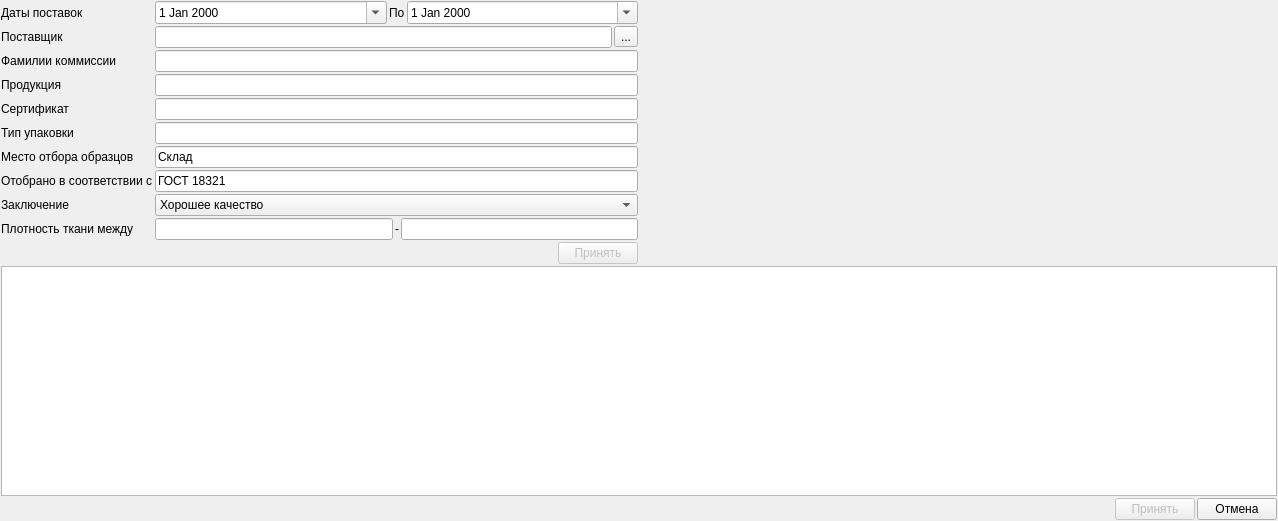
<?xml version="1.0" encoding="UTF-8"?>
<ui version="4.0">
 <class>Dialog</class>
 <widget class="QDialog" name="Dialog">
  <property name="geometry">
   <rect>
    <x>0</x>
    <y>0</y>
    <width>1278</width>
    <height>521</height>
   </rect>
  </property>
  <property name="windowTitle">
   <string>Генерация</string>
  </property>
  <layout class="QGridLayout" name="gridLayout">
   <property name="leftMargin">
    <number>1</number>
   </property>
   <property name="topMargin">
    <number>1</number>
   </property>
   <property name="rightMargin">
    <number>1</number>
   </property>
   <property name="bottomMargin">
    <number>1</number>
   </property>
   <property name="spacing">
    <number>2</number>
   </property>
   <item row="0" column="1">
    <spacer name="horizontalSpacer_2">
     <property name="orientation">
      <enum>Qt::Horizontal</enum>
     </property>
     <property name="sizeHint" stdset="0">
      <size>
       <width>40</width>
       <height>20</height>
      </size>
     </property>
    </spacer>
   </item>
   <item row="0" column="0">
    <layout class="QFormLayout" name="formLayout">
     <property name="horizontalSpacing">
      <number>2</number>
     </property>
     <property name="verticalSpacing">
      <number>2</number>
     </property>
     <item row="0" column="0">
      <widget class="QLabel" name="label_5">
       <property name="text">
        <string>Даты поставок</string>
       </property>
      </widget>
     </item>
     <item row="0" column="1">
      <layout class="QHBoxLayout" name="horizontalLayout_4">
       <item>
        <widget class="QDateEdit" name="ui_de_from">
         <property name="calendarPopup">
          <bool>true</bool>
         </property>
        </widget>
       </item>
       <item>
        <widget class="QLabel" name="label_6">
         <property name="sizePolicy">
          <sizepolicy hsizetype="Fixed" vsizetype="Preferred">
           <horstretch>0</horstretch>
           <verstretch>0</verstretch>
          </sizepolicy>
         </property>
         <property name="text">
          <string>По</string>
         </property>
        </widget>
       </item>
       <item>
        <widget class="QDateEdit" name="ui_de_to">
         <property name="calendarPopup">
          <bool>true</bool>
         </property>
        </widget>
       </item>
      </layout>
     </item>
     <item row="1" column="0">
      <widget class="QLabel" name="label_4">
       <property name="text">
        <string>Поставщик</string>
       </property>
      </widget>
     </item>
     <item row="1" column="1">
      <layout class="QHBoxLayout" name="horizontalLayout">
       <item>
        <widget class="QLineEdit" name="ui_le_provider"/>
       </item>
       <item>
        <widget class="QToolButton" name="toolButton">
         <property name="text">
          <string>...</string>
         </property>
        </widget>
       </item>
      </layout>
     </item>
     <item row="2" column="0">
      <widget class="QLabel" name="label">
       <property name="text">
        <string>Фамилии коммиссии</string>
       </property>
      </widget>
     </item>
     <item row="2" column="1">
      <widget class="QLineEdit" name="ui_le_workers"/>
     </item>
     <item row="3" column="0">
      <widget class="QLabel" name="label_3">
       <property name="text">
        <string>Продукция</string>
       </property>
      </widget>
     </item>
     <item row="3" column="1">
      <widget class="QLineEdit" name="ui_le_type_material"/>
     </item>
     <item row="5" column="0">
      <widget class="QLabel" name="label_15">
       <property name="text">
        <string>Сертификат</string>
       </property>
      </widget>
     </item>
     <item row="5" column="1">
      <widget class="QLineEdit" name="ui_le_sertificat"/>
     </item>
     <item row="6" column="0">
      <widget class="QLabel" name="label_8">
       <property name="text">
        <string>Тип упаковки</string>
       </property>
      </widget>
     </item>
     <item row="6" column="1">
      <widget class="QLineEdit" name="ui_le_type_pack"/>
     </item>
     <item row="7" column="0">
      <widget class="QLabel" name="label_9">
       <property name="text">
        <string>Место отбора образцов</string>
       </property>
      </widget>
     </item>
     <item row="7" column="1">
      <widget class="QLineEdit" name="ui_le_audit_location">
       <property name="text">
        <string>Склад</string>
       </property>
      </widget>
     </item>
     <item row="8" column="0">
      <widget class="QLabel" name="label_10">
       <property name="text">
        <string>Отобрано в соответствии с</string>
       </property>
      </widget>
     </item>
     <item row="8" column="1">
      <widget class="QLineEdit" name="ui_le_gost">
       <property name="text">
        <string>ГОСТ 18321</string>
       </property>
      </widget>
     </item>
     <item row="9" column="0">
      <widget class="QLabel" name="label_13">
       <property name="text">
        <string>Заключение</string>
       </property>
      </widget>
     </item>
     <item row="9" column="1">
      <widget class="QComboBox" name="ui_cb_quality">
       <item>
        <property name="text">
         <string>Хорошее качество</string>
        </property>
       </item>
       <item>
        <property name="text">
         <string>Удовлетворительное качество</string>
        </property>
       </item>
       <item>
        <property name="text">
         <string>Неудовлетворительное качество</string>
        </property>
       </item>
      </widget>
     </item>
     <item row="10" column="0">
      <widget class="QLabel" name="label_16">
       <property name="text">
        <string>Плотность ткани между</string>
       </property>
      </widget>
     </item>
     <item row="10" column="1">
      <layout class="QHBoxLayout" name="horizontalLayout_5">
       <item>
        <widget class="QLineEdit" name="ui_le_density_from"/>
       </item>
       <item>
        <widget class="QLabel" name="label_7">
         <property name="text">
          <string>-</string>
         </property>
        </widget>
       </item>
       <item>
        <widget class="QLineEdit" name="ui_le_density_to"/>
       </item>
      </layout>
     </item>
     <item row="11" column="1">
      <layout class="QHBoxLayout" name="horizontalLayout_2">
       <item>
        <spacer name="horizontalSpacer">
         <property name="orientation">
          <enum>Qt::Horizontal</enum>
         </property>
         <property name="sizeHint" stdset="0">
          <size>
           <width>40</width>
           <height>20</height>
          </size>
         </property>
        </spacer>
       </item>
       <item>
        <widget class="QPushButton" name="pushButton_2">
         <property name="enabled">
          <bool>false</bool>
         </property>
         <property name="text">
          <string>Принять</string>
         </property>
        </widget>
       </item>
      </layout>
     </item>
    </layout>
   </item>
   <item row="1" column="0" colspan="2">
    <widget class="QTableWidget" name="ui_tw_generate">
     <property name="font">
      <font>
       <family>Arial</family>
       <pointsize>8</pointsize>
      </font>
     </property>
     <property name="editTriggers">
      <set>QAbstractItemView::NoEditTriggers</set>
     </property>
     <property name="selectionBehavior">
      <enum>QAbstractItemView::SelectRows</enum>
     </property>
     <attribute name="horizontalHeaderDefaultSectionSize">
      <number>80</number>
     </attribute>
     <attribute name="verticalHeaderDefaultSectionSize">
      <number>18</number>
     </attribute>
     <attribute name="verticalHeaderMinimumSectionSize">
      <number>16</number>
     </attribute>
    </widget>
   </item>
   <item row="2" column="0" colspan="2">
    <layout class="QHBoxLayout" name="horizontalLayout_6">
     <item>
      <spacer name="horizontalSpacer_3">
       <property name="orientation">
        <enum>Qt::Horizontal</enum>
       </property>
       <property name="sizeHint" stdset="0">
        <size>
         <width>40</width>
         <height>20</height>
        </size>
       </property>
      </spacer>
     </item>
     <item>
      <widget class="QPushButton" name="pushButton_3">
       <property name="enabled">
        <bool>false</bool>
       </property>
       <property name="text">
        <string>Принять</string>
       </property>
      </widget>
     </item>
     <item>
      <widget class="QPushButton" name="pushButton_4">
       <property name="text">
        <string>Отмена</string>
       </property>
      </widget>
     </item>
    </layout>
   </item>
  </layout>
 </widget>
 <resources/>
 <connections>
  <connection>
   <sender>pushButton_2</sender>
   <signal>clicked()</signal>
   <receiver>Dialog</receiver>
   <slot>ui_acc()</slot>
   <hints>
    <hint type="sourcelabel">
     <x>613</x>
     <y>245</y>
    </hint>
    <hint type="destinationlabel">
     <x>260</x>
     <y>338</y>
    </hint>
   </hints>
  </connection>
  <connection>
   <sender>toolButton</sender>
   <signal>clicked()</signal>
   <receiver>Dialog</receiver>
   <slot>ui_view_provider()</slot>
   <hints>
    <hint type="sourcelabel">
     <x>627</x>
     <y>32</y>
    </hint>
    <hint type="destinationlabel">
     <x>400</x>
     <y>32</y>
    </hint>
   </hints>
  </connection>
  <connection>
   <sender>pushButton_3</sender>
   <signal>clicked()</signal>
   <receiver>Dialog</receiver>
   <slot>ui_save_sql()</slot>
   <hints>
    <hint type="sourcelabel">
     <x>1159</x>
     <y>468</y>
    </hint>
    <hint type="destinationlabel">
     <x>1169</x>
     <y>522</y>
    </hint>
   </hints>
  </connection>
  <connection>
   <sender>pushButton_4</sender>
   <signal>clicked()</signal>
   <receiver>Dialog</receiver>
   <slot>ui_can()</slot>
   <hints>
    <hint type="sourcelabel">
     <x>1215</x>
     <y>470</y>
    </hint>
    <hint type="destinationlabel">
     <x>1211</x>
     <y>530</y>
    </hint>
   </hints>
  </connection>
 </connections>
 <slots>
  <slot>ui_acc()</slot>
  <slot>ui_view_provider()</slot>
  <slot>ui_save_sql()</slot>
  <slot>ui_can()</slot>
 </slots>
</ui>
